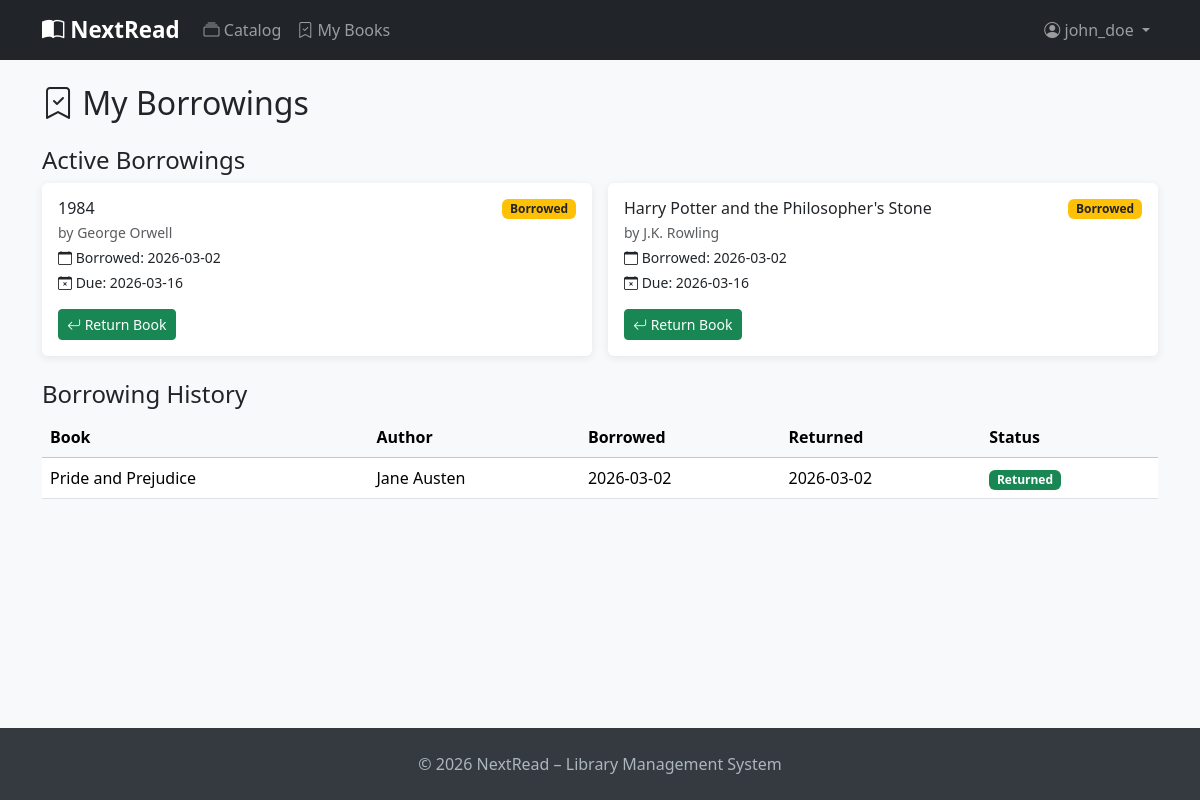
Screenshot of /borrowings/my (signed in) with the database file from the repository.
### app/models.py (models this page shows, shortened)
class User(UserMixin, db.Model):
    __tablename__ = 'users'
    id = db.Column(db.Integer, primary_key=True)
    username = db.Column(db.String(80), unique=True, nullable=False, index=True)
    email = db.Column(db.String(120), unique=True, nullable=False, index=True)
    hashed_password = db.Column(db.String(256), nullable=False)
    full_name = db.Column(db.String(150))
    role = db.Column(db.String(20), default='user')  # 'admin' or 'user'
    is_active = db.Column(db.Boolean, default=True)
    created_at = db.Column(db.DateTime, default=datetime.utcnow)
    profile = db.relationship('UserProfile', back_populates='user',
                               uselist=False, cascade='all, delete-orphan')
    borrowings = db.relationship('Borrowing', back_populates='user',
                                  cascade='all, delete-orphan', lazy='dynamic')
    favorite_genres = db.relationship('Genre', secondary=user_favorite_genres,
                                       back_populates='fans')
    @property
    def is_admin(self):
        return self.role == 'admin'

class Borrowing(db.Model):
    __tablename__ = 'borrowings'
    id = db.Column(db.Integer, primary_key=True)
    user_id = db.Column(db.Integer, db.ForeignKey('users.id'), nullable=False)
    book_id = db.Column(db.Integer, db.ForeignKey('books.id'), nullable=False)
    borrow_date = db.Column(db.Date, nullable=False, default=datetime.utcnow)
    return_date = db.Column(db.Date)
    due_date = db.Column(db.Date)
    status = db.Column(db.String(20), default='borrowed')  # 'borrowed' or 'returned'
    created_at = db.Column(db.DateTime, default=datetime.utcnow)
    user = db.relationship('User', back_populates='borrowings')
    book = db.relationship('Book', back_populates='borrowings')

class Book(db.Model):
    __tablename__ = 'books'
    id = db.Column(db.Integer, primary_key=True)
    title = db.Column(db.String(300), nullable=False, index=True)
    author = db.Column(db.String(200), nullable=False)
    isbn = db.Column(db.String(20), unique=True, index=True)
    published_year = db.Column(db.Integer)
    description = db.Column(db.Text)
    quantity = db.Column(db.Integer, default=1)
    available = db.Column(db.Integer, default=1)
    created_at = db.Column(db.DateTime, default=datetime.utcnow)
    borrowings = db.relationship('Borrowing', back_populates='book',
                                  cascade='all, delete-orphan', lazy='dynamic')
    genres = db.relationship('Genre', secondary=book_genres, back_populates='books')

### app/borrowings/routes.py (the view)
@borrowings.route('/my')
@login_required
def my_borrowings():
    active = current_user.borrowings.filter_by(status='borrowed').all()
    history = current_user.borrowings.filter_by(status='returned').order_by(
        db.text('created_at DESC')
    ).all()
    return render_template('borrowings/my.html', title='My Borrowings',
                           active=active, history=history, today=date.today())

### app/models.py (called while the page is built)
@login_manager.user_loader
def load_user(user_id):
    return db.session.get(User, int(user_id))

### app/templates/borrowings/my.html (shortened to what this page needs)
{% extends 'base.html' %}
{% block content %}
<h2 class="mb-4"><i class="bi bi-bookmark-check"></i> My Borrowings</h2>
<h4>Active Borrowings</h4>
{% if active %}
<div class="row g-3 mb-4">
    {% for b in active %}
    <div class="col-md-6">
        <div class="card border-warning">
            <div class="card-body">
                <div class="d-flex justify-content-between align-items-start">
                    <div>
                        <h6 class="mb-1">{{ b.book.title }}</h6>
                        <p class="text-muted small mb-1">by {{ b.book.author }}</p>
                        <p class="small mb-1"><i class="bi bi-calendar"></i> Borrowed: {{ b.borrow_date }}</p>
                        {% if b.due_date %}
                        <p class="small mb-0 {% if b.due_date < today %}text-danger fw-bold{% endif %}">
                            <i class="bi bi-calendar-x"></i> Due: {{ b.due_date }}
                        </p>
                        {% endif %}
                    </div>
                    <span class="badge bg-warning text-dark">Borrowed</span>
                </div>
                <form method="POST" action="{{ url_for('borrowings.return_book', borrowing_id=b.id) }}" class="mt-3">
                    <button type="submit" class="btn btn-sm btn-success">
                        <i class="bi bi-arrow-return-left"></i> Return Book
                    </button>
                </form>
            </div>
        </div>
    </div>
    {% endfor %}
</div>
{% else %}
<p class="text-muted">No active borrowings.</p>
{% endif %}
<h4 class="mt-4">Borrowing History</h4>
{% if history %}
<div class="table-responsive">
    <table class="table table-hover">
        <thead class="table-light">
            <tr>
                <th>Book</th>
                <th>Author</th>
                <th>Borrowed</th>
                <th>Returned</th>
                <th>Status</th>
            </tr>
        </thead>
        <tbody>
            {% for b in history %}
            <tr>
                <td>{{ b.book.title }}</td>
                <td>{{ b.book.author }}</td>
                <td>{{ b.borrow_date }}</td>
                <td>{{ b.return_date or '—' }}</td>
                <td><span class="badge bg-success">Returned</span></td>
            </tr>
            {% endfor %}
        </tbody>
    </table>
</div>
{% else %}
<p class="text-muted">No borrowing history.</p>
{% endif %}
{% endblock %}

### app/templates/base.html (shortened to what this page needs)
<!DOCTYPE html>
<html lang="en">
<head>
    <link href="https://cdn.jsdelivr.net/npm/bootstrap@5.3.2/dist/css/bootstrap.min.css" rel="stylesheet">
    <link href="https://cdn.jsdelivr.net/npm/bootstrap-icons@1.11.3/font/bootstrap-icons.css" rel="stylesheet">
</head>
<body>
<nav class="navbar navbar-expand-lg navbar-dark bg-dark mb-4">
    <div class="container">
        <a class="navbar-brand" href="{{ url_for('main.index') }}">
            <i class="bi bi-book-half"></i> NextRead
        </a>
        <div class="collapse navbar-collapse" id="navbarNav">
            <ul class="navbar-nav me-auto">
                <li class="nav-item">
                    <a class="nav-link" href="{{ url_for('books.index') }}">
                        <i class="bi bi-collection"></i> Catalog
                    </a>
                </li>
                {% if current_user.is_authenticated %}
                <li class="nav-item">
                    <a class="nav-link" href="{{ url_for('borrowings.my_borrowings') }}">
                        <i class="bi bi-bookmark-check"></i> My Books
                    </a>
                </li>
                {% endif %}
            </ul>
            <ul class="navbar-nav">
                {% if current_user.is_authenticated %}
                <li class="nav-item dropdown">
                    <a class="nav-link dropdown-toggle" href="#" data-bs-toggle="dropdown">
                        <i class="bi bi-person-circle"></i> {{ current_user.username }}
                    </a>
                </li>
                {% endif %}
            </ul>
        </div>
    </div>
</nav>
<main class="container mb-5">
    {% block content %}{% endblock %}
</main>
<footer class="py-4 mt-5">
    <div class="container text-center">
        <p class="mb-0">&copy; 2026 NextRead – Library Management System</p>
    </div>
</footer>
</body>
</html>

### app/templates/base.html (style rules this page uses)
body { background: #f8f9fa; display: flex; flex-direction: column; min-height: 100vh; }
main { flex: 1; }
.navbar-brand { font-weight: 700; font-size: 1.4rem; }
.card { border: none; box-shadow: 0 2px 8px rgba(0,0,0,.08); }
footer { background: #343a40; color: #adb5bd; }

### rows the page displays
User: username "john_doe"
Borrowing: book "1984", book.author "George Orwell", borrow_date "2026-03-02", due_date "2026-03-16"
Borrowing: book "Harry Potter and the Philosopher's Stone", book.author "J.K. Rowling", borrow_date "2026-03-02", due_date "2026-03-16"
Borrowing: book "Pride and Prejudice", book.author "Jane Austen", borrow_date "2026-03-02", return_date "2026-03-02"
